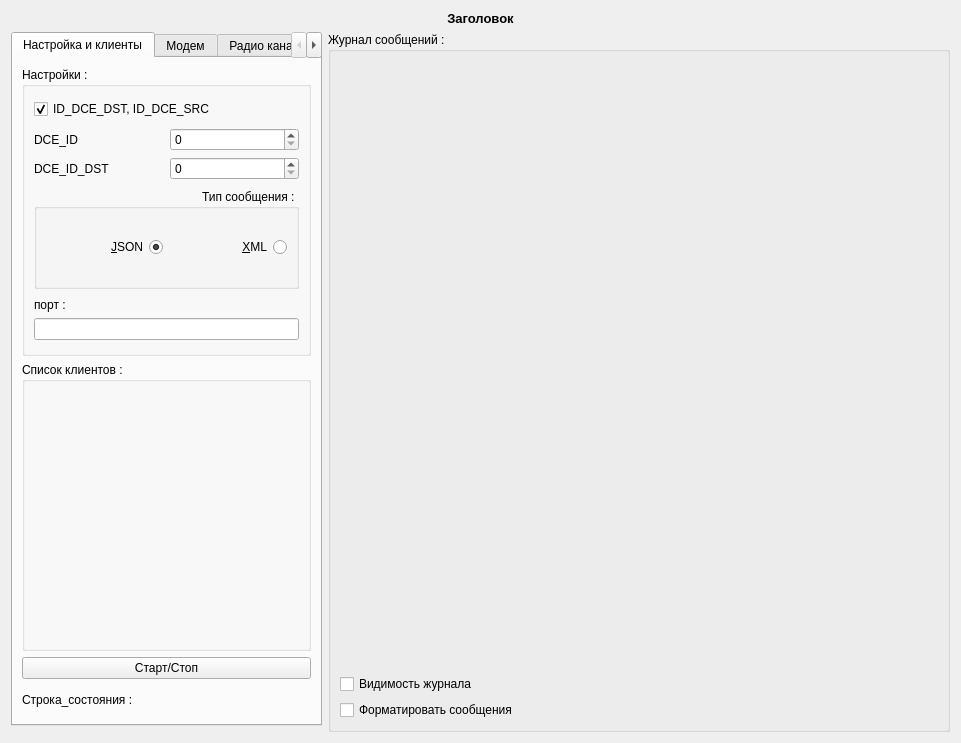
<?xml version="1.0" encoding="UTF-8"?>
<ui version="4.0">
 <class>Widget_DCE</class>
 <widget class="QWidget" name="Widget_DCE">
  <property name="geometry">
   <rect>
    <x>0</x>
    <y>0</y>
    <width>961</width>
    <height>743</height>
   </rect>
  </property>
  <property name="windowTitle">
   <string>Widget_DCE</string>
  </property>
  <layout class="QGridLayout" name="gridLayout" columnstretch="1,2">
   <item row="1" column="0">
    <widget class="QTabWidget" name="tabWidget">
     <property name="tabPosition">
      <enum>QTabWidget::North</enum>
     </property>
     <property name="currentIndex">
      <number>0</number>
     </property>
     <property name="elideMode">
      <enum>Qt::ElideNone</enum>
     </property>
     <widget class="QWidget" name="tab_sett">
      <attribute name="title">
       <string>Настройка и клиенты</string>
      </attribute>
      <layout class="QVBoxLayout" name="verticalLayout_6">
       <item>
        <widget class="QGroupBox" name="grB_settings">
         <property name="layoutDirection">
          <enum>Qt::LeftToRight</enum>
         </property>
         <property name="title">
          <string>Настройки :</string>
         </property>
         <layout class="QVBoxLayout" name="verticalLayout_7">
          <item>
           <widget class="QCheckBox" name="ch_ID">
            <property name="text">
             <string>ID_DCE_DST, ID_DCE_SRC</string>
            </property>
            <property name="checked">
             <bool>true</bool>
            </property>
           </widget>
          </item>
          <item>
           <layout class="QVBoxLayout" name="verticalLayout_4">
            <item>
             <layout class="QHBoxLayout" name="horizontalLayout_4">
              <item>
               <widget class="QLabel" name="label_3">
                <property name="text">
                 <string>DCE_ID</string>
                </property>
               </widget>
              </item>
              <item>
               <widget class="QSpinBox" name="sb_id"/>
              </item>
             </layout>
            </item>
            <item>
             <layout class="QHBoxLayout" name="horizontalLayout_6">
              <item>
               <widget class="QLabel" name="label_4">
                <property name="text">
                 <string>DCE_ID_DST</string>
                </property>
               </widget>
              </item>
              <item>
               <widget class="QSpinBox" name="sb_id_dst"/>
              </item>
             </layout>
            </item>
           </layout>
          </item>
          <item>
           <widget class="QGroupBox" name="grB_typeMsg">
            <property name="minimumSize">
             <size>
              <width>0</width>
              <height>50</height>
             </size>
            </property>
            <property name="maximumSize">
             <size>
              <width>16777215</width>
              <height>100</height>
             </size>
            </property>
            <property name="layoutDirection">
             <enum>Qt::RightToLeft</enum>
            </property>
            <property name="title">
             <string>Тип сообщения :</string>
            </property>
            <layout class="QHBoxLayout" name="horizontalLayout_2">
             <item>
              <widget class="QRadioButton" name="rb_xml">
               <property name="text">
                <string>&amp;XML</string>
               </property>
              </widget>
             </item>
             <item>
              <widget class="QRadioButton" name="rb_json">
               <property name="text">
                <string>&amp;JSON</string>
               </property>
               <property name="checked">
                <bool>true</bool>
               </property>
              </widget>
             </item>
            </layout>
           </widget>
          </item>
          <item>
           <layout class="QHBoxLayout" name="horizontalLayout">
            <item>
             <layout class="QVBoxLayout" name="verticalLayout_2">
              <item>
               <widget class="QLabel" name="label">
                <property name="maximumSize">
                 <size>
                  <width>16777215</width>
                  <height>20</height>
                 </size>
                </property>
                <property name="text">
                 <string>порт :</string>
                </property>
               </widget>
              </item>
              <item>
               <widget class="QLineEdit" name="le_port"/>
              </item>
             </layout>
            </item>
            <item>
             <layout class="QVBoxLayout" name="verticalLayout_3"/>
            </item>
           </layout>
          </item>
         </layout>
        </widget>
       </item>
       <item>
        <widget class="QGroupBox" name="grB_clients">
         <property name="minimumSize">
          <size>
           <width>0</width>
           <height>140</height>
          </size>
         </property>
         <property name="title">
          <string>Список клиентов :</string>
         </property>
         <layout class="QHBoxLayout" name="horizontalLayout_3"/>
        </widget>
       </item>
       <item>
        <widget class="QPushButton" name="pb_net">
         <property name="text">
          <string>Старт/Стоп</string>
         </property>
        </widget>
       </item>
       <item>
        <widget class="QLabel" name="lb_status_line">
         <property name="maximumSize">
          <size>
           <width>16777215</width>
           <height>30</height>
          </size>
         </property>
         <property name="text">
          <string>Строка_состояния :</string>
         </property>
        </widget>
       </item>
      </layout>
     </widget>
     <widget class="QWidget" name="tab_modem">
      <attribute name="title">
       <string>Модем</string>
      </attribute>
      <layout class="QGridLayout" name="gridLayout_2">
       <item row="0" column="0">
        <layout class="QHBoxLayout" name="horizontalLayout_5">
         <item>
          <widget class="QCheckBox" name="chB_busy">
           <property name="text">
            <string>Модем занят</string>
           </property>
          </widget>
         </item>
         <item>
          <widget class="QComboBox" name="cb_stage">
           <item>
            <property name="text">
             <string/>
            </property>
           </item>
           <item>
            <property name="text">
             <string>init</string>
            </property>
           </item>
           <item>
            <property name="text">
             <string>enable</string>
            </property>
           </item>
           <item>
            <property name="text">
             <string>sync</string>
            </property>
           </item>
           <item>
            <property name="text">
             <string>connect</string>
            </property>
           </item>
           <item>
            <property name="text">
             <string>discon</string>
            </property>
           </item>
           <item>
            <property name="text">
             <string>exchange</string>
            </property>
           </item>
          </widget>
         </item>
        </layout>
       </item>
       <item row="1" column="0">
        <widget class="Line" name="line">
         <property name="orientation">
          <enum>Qt::Horizontal</enum>
         </property>
        </widget>
       </item>
       <item row="2" column="0">
        <widget class="CoreDCE" name="widget_modem" native="true"/>
       </item>
      </layout>
     </widget>
     <widget class="QWidget" name="tab_radio">
      <attribute name="title">
       <string>Радио канал</string>
      </attribute>
      <layout class="QGridLayout" name="gridLayout_3">
       <item row="0" column="0">
        <widget class="Widget_Exch_IQ" name="widget_IQ" native="true"/>
       </item>
       <item row="1" column="0">
        <layout class="QHBoxLayout" name="horizontalLayout_7">
         <item>
          <widget class="QLabel" name="label_2">
           <property name="text">
            <string>Глубина очереди передачи :</string>
           </property>
          </widget>
         </item>
         <item>
          <widget class="QComboBox" name="cb_depth">
           <item>
            <property name="text">
             <string>0</string>
            </property>
           </item>
           <item>
            <property name="text">
             <string>1</string>
            </property>
           </item>
           <item>
            <property name="text">
             <string>2</string>
            </property>
           </item>
           <item>
            <property name="text">
             <string>3</string>
            </property>
           </item>
           <item>
            <property name="text">
             <string>4</string>
            </property>
           </item>
           <item>
            <property name="text">
             <string>5</string>
            </property>
           </item>
           <item>
            <property name="text">
             <string>6</string>
            </property>
           </item>
           <item>
            <property name="text">
             <string>7</string>
            </property>
           </item>
           <item>
            <property name="text">
             <string>8</string>
            </property>
           </item>
           <item>
            <property name="text">
             <string>9</string>
            </property>
           </item>
           <item>
            <property name="text">
             <string>10</string>
            </property>
           </item>
          </widget>
         </item>
        </layout>
       </item>
      </layout>
     </widget>
     <widget class="QWidget" name="tab_logger">
      <attribute name="title">
       <string>Журналирование</string>
      </attribute>
      <layout class="QVBoxLayout" name="verticalLayout_9">
       <item>
        <layout class="QVBoxLayout" name="verticalLayout_8">
         <item>
          <widget class="QLabel" name="label_5">
           <property name="font">
            <font>
             <bold>true</bold>
             <underline>true</underline>
             <kerning>true</kerning>
            </font>
           </property>
           <property name="layoutDirection">
            <enum>Qt::RightToLeft</enum>
           </property>
           <property name="text">
            <string>Список возможных журналов:</string>
           </property>
           <property name="alignment">
            <set>Qt::AlignCenter</set>
           </property>
          </widget>
         </item>
         <item>
          <widget class="QListWidget" name="lw_logs">
           <property name="enabled">
            <bool>false</bool>
           </property>
           <property name="alternatingRowColors">
            <bool>true</bool>
           </property>
           <item>
            <property name="text">
             <string>Выбрать всё</string>
            </property>
            <property name="font">
             <font>
              <pointsize>10</pointsize>
              <bold>true</bold>
             </font>
            </property>
            <property name="textAlignment">
             <set>AlignJustify|AlignVCenter</set>
            </property>
            <property name="checkState">
             <enum>Unchecked</enum>
            </property>
           </item>
           <item>
            <property name="text">
             <string>-----------------------------------------------------------------------------------------------------------------------------------</string>
            </property>
           </item>
           <item>
            <property name="text">
             <string>cmd_journ.log</string>
            </property>
            <property name="toolTip">
             <string extracomment="qqqqqq">Журнал команд от/к Клиенту по TCP соединению.</string>
            </property>
            <property name="statusTip">
             <string extracomment="sdfsdfsd"/>
            </property>
            <property name="whatsThis">
             <string extracomment="ffffff">&lt;html&gt;&lt;head/&gt;&lt;body&gt;&lt;p&gt;&lt;br/&gt;&lt;/p&gt;&lt;/body&gt;&lt;/html&gt;</string>
            </property>
            <property name="font">
             <font>
              <bold>true</bold>
             </font>
            </property>
            <property name="checkState">
             <enum>Checked</enum>
            </property>
            <property name="flags">
             <set>ItemIsSelectable|ItemIsEditable|ItemIsDragEnabled|ItemIsUserCheckable|ItemIsEnabled</set>
            </property>
           </item>
           <item>
            <property name="text">
             <string>trunsportUDP_journ.log</string>
            </property>
            <property name="toolTip">
             <string>&lt;html&gt;&lt;head/&gt;&lt;body&gt;&lt;p&gt;Журнал пакетов транспортного уровня от/к радио ср-вам по UDP соединению.&lt;/p&gt;&lt;/body&gt;&lt;/html&gt;</string>
            </property>
            <property name="checkState">
             <enum>Checked</enum>
            </property>
           </item>
           <item>
            <property name="text">
             <string>trunsportTCP_journ.log</string>
            </property>
            <property name="toolTip">
             <string>&lt;html&gt;&lt;head/&gt;&lt;body&gt;&lt;p&gt;Журнал пакетов транспортного уровня  от/к Клиенту по TCP соединению.&lt;/p&gt;&lt;/body&gt;&lt;/html&gt;</string>
            </property>
            <property name="checkState">
             <enum>Checked</enum>
            </property>
           </item>
           <item>
            <property name="text">
             <string>msgQueue_journ.log</string>
            </property>
            <property name="toolTip">
             <string>&lt;html&gt;&lt;head/&gt;&lt;body&gt;&lt;p&gt;Журнал сообщений в очереди на модуляцию на передающей стороне.&lt;/p&gt;&lt;/body&gt;&lt;/html&gt;</string>
            </property>
            <property name="checkState">
             <enum>Unchecked</enum>
            </property>
           </item>
           <item>
            <property name="text">
             <string>slotPass_journ.log</string>
            </property>
            <property name="toolTip">
             <string>&lt;html&gt;&lt;head/&gt;&lt;body&gt;&lt;p&gt;Журнал слотов для передачи после модуляции.&lt;/p&gt;&lt;/body&gt;&lt;/html&gt;</string>
            </property>
            <property name="checkState">
             <enum>Unchecked</enum>
            </property>
           </item>
           <item>
            <property name="text">
             <string>modulBefore_journ.log</string>
            </property>
            <property name="toolTip">
             <string>&lt;html&gt;&lt;head/&gt;&lt;body&gt;&lt;p&gt;Журнал слотов перед попаданием в модулятор/демодулятов.&lt;/p&gt;&lt;/body&gt;&lt;/html&gt;</string>
            </property>
            <property name="checkState">
             <enum>Unchecked</enum>
            </property>
           </item>
           <item>
            <property name="text">
             <string>modulAfter_journ.log</string>
            </property>
            <property name="toolTip">
             <string>&lt;html&gt;&lt;head/&gt;&lt;body&gt;&lt;p&gt;Журнал слотов после выхода из  модулятор/демодулятов.&lt;/p&gt;&lt;/body&gt;&lt;/html&gt;</string>
            </property>
            <property name="checkState">
             <enum>Unchecked</enum>
            </property>
           </item>
           <item>
            <property name="text">
             <string>timerPassSlot_journ.log</string>
            </property>
            <property name="toolTip">
             <string>&lt;html&gt;&lt;head/&gt;&lt;body&gt;&lt;p&gt;Журнал работы таймера по передачи слота для формирования набора пакетов .&lt;/p&gt;&lt;/body&gt;&lt;/html&gt;</string>
            </property>
            <property name="checkState">
             <enum>Checked</enum>
            </property>
           </item>
           <item>
            <property name="text">
             <string>timerPassPack_journ.log</string>
            </property>
            <property name="toolTip">
             <string>&lt;html&gt;&lt;head/&gt;&lt;body&gt;&lt;p&gt;Журнал работы таймера по передачи пакета UDP в радио канал.&lt;/p&gt;&lt;/body&gt;&lt;/html&gt;</string>
            </property>
            <property name="checkState">
             <enum>Unchecked</enum>
            </property>
           </item>
           <item>
            <property name="text">
             <string>dubleBufData_journ.log</string>
            </property>
            <property name="toolTip">
             <string>&lt;html&gt;&lt;head/&gt;&lt;body&gt;&lt;p&gt;Журнал данных буффера двойной длинны перед демодуляцией на приёмной стороне.&lt;/p&gt;&lt;/body&gt;&lt;/html&gt;</string>
            </property>
            <property name="checkState">
             <enum>Unchecked</enum>
            </property>
           </item>
          </widget>
         </item>
        </layout>
       </item>
      </layout>
     </widget>
    </widget>
   </item>
   <item row="0" column="0" colspan="2">
    <widget class="QLabel" name="lb_title">
     <property name="maximumSize">
      <size>
       <width>16777215</width>
       <height>30</height>
      </size>
     </property>
     <property name="font">
      <font>
       <pointsize>10</pointsize>
       <bold>true</bold>
      </font>
     </property>
     <property name="text">
      <string>Заголовок</string>
     </property>
     <property name="alignment">
      <set>Qt::AlignCenter</set>
     </property>
    </widget>
   </item>
   <item row="1" column="1" rowspan="2">
    <widget class="QGroupBox" name="grB_journ">
     <property name="title">
      <string>Журнал сообщений :</string>
     </property>
     <layout class="QVBoxLayout" name="verticalLayout_5">
      <item>
       <layout class="QVBoxLayout" name="verticalLayout">
        <item>
         <widget class="WidgetMess" name="widget_journ" native="true">
          <property name="minimumSize">
           <size>
            <width>300</width>
            <height>0</height>
           </size>
          </property>
         </widget>
        </item>
        <item>
         <widget class="QCheckBox" name="chB_Journal">
          <property name="text">
           <string>Видимость журнала</string>
          </property>
          <property name="checked">
           <bool>false</bool>
          </property>
         </widget>
        </item>
        <item>
         <widget class="QCheckBox" name="chB_format">
          <property name="enabled">
           <bool>true</bool>
          </property>
          <property name="text">
           <string>Форматировать сообщения</string>
          </property>
          <property name="checked">
           <bool>false</bool>
          </property>
         </widget>
        </item>
       </layout>
      </item>
     </layout>
    </widget>
   </item>
  </layout>
 </widget>
 <customwidgets>
  <customwidget>
   <class>WidgetMess</class>
   <extends>QWidget</extends>
   <header location="global">widgetmess.h</header>
   <container>1</container>
  </customwidget>
  <customwidget>
   <class>CoreDCE</class>
   <extends>QWidget</extends>
   <header location="global">coreDCE.h</header>
   <container>1</container>
  </customwidget>
  <customwidget>
   <class>Widget_Exch_IQ</class>
   <extends>QWidget</extends>
   <header location="global">widget-exch-IQ.h</header>
   <container>1</container>
  </customwidget>
 </customwidgets>
 <resources/>
 <connections/>
</ui>
